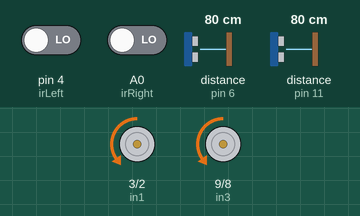
Recording of a sketch running on a simulated Arduino Uno, built with avr-gcc and run on an emulated ATmega328P. Parts: motor-driver pin pairs drawn as motors (green arrow = first pin HIGH = forward, orange = second pin HIGH = backward, longer = more drive, scaled by the enable pin). Wiring (inferred from the names in the program): 2 × ultrasonic range finder: trigger pin 7, echo pin 6 / trigger pin 12, echo pin 11. The test bench sets the inputs (shaded band); at power-on: distance to the obstacle (sensors on pin 6, pin 11) 80 cm, pin 4 (irLeft) LOW, A0 (irRight) LOW. The echo pulse lasts 58.3 µs per cm; what the sketch prints to the serial monitor is not drawn. At 9.7 s the program stops and its outputs stay as they are.

Above: at 1.2 s.
1.3 s: distance to the obstacle (sensor on pin 6) set to 26 cm
2.8 s: distance to the obstacle (sensor on pin 6) set to 19 cm
At 5.1 s:
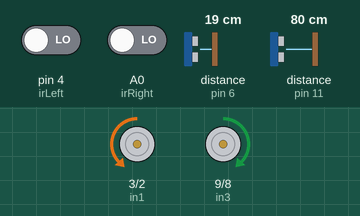
At 10.7 s:
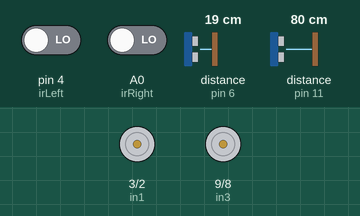
Timing chart, 0 to 11.2 s (numbered marks = the images above; inputs shaded):
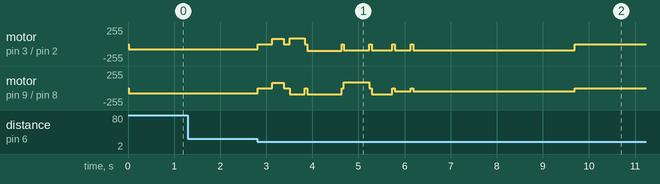

Measured:
- the behaviour switches between 23 and 22 cm on distance to the obstacle (sensor on pin 6) (found by bisection; images 0 and 1)
- after the input at 1.3 s, every drawn part: stays the same

The sketch:

obstacle_avoidance.ino
```cpp
// ==================================================
// Standalone First-Obstacle Avoidance
// ==================================================
//
// This program isolates the first-obstacle avoidance
// logic from the final integrated robot program.
//
// HIGH = black detected by IR sensor
// LOW  = white detected by IR sensor
//
// The robot normally moves forward for demonstration.
// After detecting and confirming an obstacle, it:
// 1. Reverses
// 2. Selects an adaptive left pivot
// 3. Moves beside the obstacle
// 4. Turns back toward the track
// 5. Uses the IR sensors to recover the black line
// ==================================================


// ==================================================
// Motor pins
// ==================================================

const int enA = 5;
const int in1 = 3;
const int in2 = 2;

const int enB = 10;
const int in3 = 9;
const int in4 = 8;


// ==================================================
// IR sensor pins
// HIGH = BLACK, LOW = WHITE
// ==================================================

const int irLeft  = 4;
const int irRight = A0;


// ==================================================
// Ultrasonic sensor pins
// ==================================================

const int trigLeft  = 12;
const int echoLeft  = 11;

const int trigRight = 7;
const int echoRight = 6;

const unsigned long ULTRASONIC_TIMEOUT_US = 7000;


// ==================================================
// Obstacle detection values
// ==================================================

const int OBSTACLE_TRIGGER_CM = 21;

const int OBSTACLE_CONFIRM_COUNT = 3;
const int OBSTACLE_REQUIRED_CLOSE_READINGS = 2;
const int OBSTACLE_CONFIRM_DELAY_MS = 20;

const unsigned long POST_RECOVERY_IGNORE_OBSTACLE_MS = 2500;

unsigned long ignoreObstacleUntil = 0;


// ==================================================
// Demonstration movement
// ==================================================

// Used only while testing this standalone module.
// The integrated program uses line following instead.
const int TEST_FORWARD_SPEED = 80;


// ==================================================
// First-obstacle avoidance values
// ==================================================

const int AVOID_SPEED = 85;
const int AVOID_TURN_SPEED = 90;
const int BACKUP_SPEED = 80;

const int BACKUP_MS = 250;

// Three possible adaptive left turns
const int AVOID_LEFT_TURN_MS_ALIGNED = 350;
const int AVOID_LEFT_TURN_MS_RIGHT_SIDE_CLOSER = 320;
const int AVOID_LEFT_TURN_MS_LEFT_SIDE_CLOSER = 380;

// Minimum ultrasonic difference used to identify tilt
const int TILT_DIFF_CM = 4;

const int AVOID_SIDE_FORWARD_MS = 750;
const int AVOID_RIGHT_TURN_MS = 550;

const int AFTER_RIGHT_FORWARD_SPEED = 80;
const int AFTER_RIGHT_FORWARD_MS = 450;

const int SOFT_RIGHT_LEFT_SPEED = 90;
const int SOFT_RIGHT_RIGHT_SPEED = 45;
const int SOFT_RIGHT_MS = 350;


// ==================================================
// Line-recovery values
// ==================================================

const unsigned long LINE_RECOVERY_TIMEOUT_MS = 1000;

const int RECOVERY_LEFT_SPEED = 66;
const int RECOVERY_RIGHT_SPEED = 50;

const int RECOVERY_CHECK_DELAY_MS = 5;

// false: either sensor may confirm the line
// true: both sensors must detect black
const bool RECOVER_REQUIRE_BOTH_IR_BLACK = false;

const unsigned long FORCE_RIGHT_TIMEOUT_MS = 2500;

const int FORCE_RIGHT_LEFT_SPEED = 90;
const int FORCE_RIGHT_RIGHT_SPEED = 40;


// ==================================================
// Setup
// ==================================================

void setup() {
  Serial.begin(9600);

  pinMode(enA, OUTPUT);
  pinMode(in1, OUTPUT);
  pinMode(in2, OUTPUT);

  pinMode(enB, OUTPUT);
  pinMode(in3, OUTPUT);
  pinMode(in4, OUTPUT);

  pinMode(irLeft, INPUT);
  pinMode(irRight, INPUT);

  pinMode(trigLeft, OUTPUT);
  pinMode(echoLeft, INPUT);

  pinMode(trigRight, OUTPUT);
  pinMode(echoRight, INPUT);

  stopMotors();

  Serial.println("Standalone obstacle-avoidance program started");
}


// ==================================================
// Main loop
// ==================================================

void loop() {
  // Ignore ultrasonic detection briefly after recovery
  // so the same obstacle is not detected again.
  if (millis() < ignoreObstacleUntil) {
    setMotorSpeed(TEST_FORWARD_SPEED, TEST_FORWARD_SPEED);
    return;
  }

  long frontDistance = readFrontDistanceCM();

  if (
    frontDistance > 0 &&
    frontDistance <= OBSTACLE_TRIGGER_CM
  ) {
    Serial.print("Initial close reading: ");
    Serial.print(frontDistance);
    Serial.println(" cm");

    stopMotors();
    delay(50);

    if (obstacleConfirmedWhileStopped()) {
      Serial.println("Obstacle confirmed");
      Serial.println("Starting avoidance sequence");

      bool recovered = avoidObstacle();

      if (recovered) {
        Serial.println("Obstacle avoided and line recovered");

        ignoreObstacleUntil =
          millis() + POST_RECOVERY_IGNORE_OBSTACLE_MS;
      }
      else {
        Serial.println("Avoidance stopped: line not recovered");
        stopMotors();

        // Keep the robot stopped after failed recovery.
        while (true) {
          stopMotors();
        }
      }

      return;
    }

    Serial.println("False obstacle reading");
  }

  // Standalone demonstration movement.
  // In the final integrated code, runLineFollower()
  // replaces this command.
  setMotorSpeed(TEST_FORWARD_SPEED, TEST_FORWARD_SPEED);
}


// ==================================================
// Confirm obstacle while stopped
// ==================================================

bool obstacleConfirmedWhileStopped() {
  int closeReadings = 0;

  for (
    int i = 1;
    i <= OBSTACLE_CONFIRM_COUNT;
    i++
  ) {
    long distanceCm = readFrontDistanceCM();

    Serial.print("Confirmation reading ");
    Serial.print(i);
    Serial.print(": ");
    Serial.print(distanceCm);
    Serial.println(" cm");

    if (
      distanceCm > 0 &&
      distanceCm <= OBSTACLE_TRIGGER_CM
    ) {
      closeReadings++;
    }

    delay(OBSTACLE_CONFIRM_DELAY_MS);
  }

  Serial.print("Confirmed close readings: ");
  Serial.println(closeReadings);

  return (
    closeReadings >=
    OBSTACLE_REQUIRED_CLOSE_READINGS
  );
}


// ==================================================
// Ultrasonic functions
// ==================================================

long readFrontDistanceCM() {
  long leftDistance =
    readDistanceCM(trigLeft, echoLeft);

  delay(5);

  long rightDistance =
    readDistanceCM(trigRight, echoRight);

  if (
    leftDistance <= 0 &&
    rightDistance <= 0
  ) {
    return -1;
  }

  if (leftDistance <= 0) {
    return rightDistance;
  }

  if (rightDistance <= 0) {
    return leftDistance;
  }

  // React to whichever sensor sees the closer object.
  return min(leftDistance, rightDistance);
}


long readDistanceCM(
  int trigPin,
  int echoPin
) {
  digitalWrite(trigPin, LOW);
  delayMicroseconds(2);

  digitalWrite(trigPin, HIGH);
  delayMicroseconds(10);

  digitalWrite(trigPin, LOW);

  long duration = pulseIn(
    echoPin,
    HIGH,
    ULTRASONIC_TIMEOUT_US
  );

  if (duration == 0) {
    return -1;
  }

  return duration * 0.0343 / 2;
}


// ==================================================
// Select adaptive left-turn duration
// ==================================================

int chooseLeftTurnTime() {
  long leftDistance =
    readDistanceCM(trigLeft, echoLeft);

  delay(5);

  long rightDistance =
    readDistanceCM(trigRight, echoRight);

  Serial.print("Tilt check — left: ");
  Serial.print(leftDistance);
  Serial.print(" cm, right: ");
  Serial.print(rightDistance);
  Serial.println(" cm");

  // Use the normal turn when either reading is invalid.
  if (
    leftDistance <= 0 ||
    rightDistance <= 0
  ) {
    Serial.println("Tilt unknown: normal left turn");

    return AVOID_LEFT_TURN_MS_ALIGNED;
  }

  // Right ultrasonic sensor is at least 4 cm closer.
  // The robot requires a smaller left pivot.
  if (
    rightDistance + TILT_DIFF_CM <=
    leftDistance
  ) {
    Serial.println("Right side closer: smaller left turn");

    return
      AVOID_LEFT_TURN_MS_RIGHT_SIDE_CLOSER;
  }

  // Left ultrasonic sensor is at least 4 cm closer.
  // The robot requires a larger left pivot.
  if (
    leftDistance + TILT_DIFF_CM <=
    rightDistance
  ) {
    Serial.println("Left side closer: larger left turn");

    return
      AVOID_LEFT_TURN_MS_LEFT_SIDE_CLOSER;
  }

  // Difference is smaller than 4 cm.
  Serial.println("Obstacle approximately aligned");

  return AVOID_LEFT_TURN_MS_ALIGNED;
}


// ==================================================
// Complete first-obstacle avoidance sequence
// ==================================================

bool avoidObstacle() {
  stopMotors();
  delay(150);

  // ------------------------------------------------
  // Step 1: Reverse to create turning space
  // ------------------------------------------------

  Serial.println("Step 1: Reverse");

  moveBackwardTimed(
    BACKUP_SPEED,
    BACKUP_MS
  );

  // ------------------------------------------------
  // Step 2: Adaptive left pivot
  // ------------------------------------------------

  Serial.println("Step 2: Adaptive left pivot");

  int chosenLeftTurnTime =
    chooseLeftTurnTime();

  Serial.print("Selected pivot duration: ");
  Serial.print(chosenLeftTurnTime);
  Serial.println(" ms");

  pivotLeftTimed(
    AVOID_TURN_SPEED,
    chosenLeftTurnTime
  );

  // ------------------------------------------------
  // Step 3: Move forward beside the obstacle
  // ------------------------------------------------

  Serial.println("Step 3: Move beside obstacle");

  moveForwardTimed(
    AVOID_SPEED,
    AVOID_SIDE_FORWARD_MS
  );

  // ------------------------------------------------
  // Step 4: Pivot right toward the track
  // The IR sensors are checked continuously.
  // ------------------------------------------------

  Serial.println("Step 4: Right pivot with IR checking");

  bool foundLine =
    pivotRightTimedStopOnLine(
      AVOID_TURN_SPEED,
      AVOID_RIGHT_TURN_MS
    );

  // ------------------------------------------------
  // Step 5: Forward clearance with IR checking
  // ------------------------------------------------

  if (!foundLine) {
    Serial.println("Step 5: Forward line search");

    foundLine =
      moveForwardTimedStopOnLine(
        AFTER_RIGHT_FORWARD_SPEED,
        AFTER_RIGHT_FORWARD_SPEED,
        AFTER_RIGHT_FORWARD_MS
      );
  }

  // ------------------------------------------------
  // Step 6: Soft-right curve with IR checking
  // ------------------------------------------------

  if (!foundLine) {
    Serial.println("Step 6: Soft-right line search");

    foundLine =
      moveForwardTimedStopOnLine(
        SOFT_RIGHT_LEFT_SPEED,
        SOFT_RIGHT_RIGHT_SPEED,
        SOFT_RIGHT_MS
      );
  }

  // ------------------------------------------------
  // Step 7: Gentle right recovery
  // ------------------------------------------------

  if (!foundLine) {
    Serial.println("Step 7: Gentle recovery");

    foundLine = gentleRecoverLine();
  }

  // ------------------------------------------------
  // Step 8: Forced right recovery
  // ------------------------------------------------

  if (!foundLine) {
    Serial.println("Step 8: Forced-right recovery");

    foundLine = forceRightFindLine();
  }

  stopMotors();

  return foundLine;
}


// ==================================================
// IR line-detection functions
// ==================================================

bool lineDetectedNow() {
  int leftValue = digitalRead(irLeft);
  int rightValue = digitalRead(irRight);

  return lineFoundForRecovery(
    leftValue,
    rightValue
  );
}


bool lineFoundForRecovery(
  int leftValue,
  int rightValue
) {
  if (RECOVER_REQUIRE_BOTH_IR_BLACK) {
    return (
      leftValue == HIGH &&
      rightValue == HIGH
    );
  }

  return (
    leftValue == HIGH ||
    rightValue == HIGH
  );
}


// ==================================================
// Gentle line recovery
// ==================================================

bool gentleRecoverLine() {
  unsigned long startTime = millis();

  while (
    millis() - startTime <
    LINE_RECOVERY_TIMEOUT_MS
  ) {
    if (lineDetectedNow()) {
      stopMotors();
      delay(100);

      return true;
    }

    setMotorSpeed(
      RECOVERY_LEFT_SPEED,
      RECOVERY_RIGHT_SPEED
    );

    delay(RECOVERY_CHECK_DELAY_MS);
  }

  stopMotors();

  return false;
}


// ==================================================
// Forced-right line recovery
// ==================================================

bool forceRightFindLine() {
  unsigned long startTime = millis();

  setMotorSpeed(
    FORCE_RIGHT_LEFT_SPEED,
    FORCE_RIGHT_RIGHT_SPEED
  );

  while (
    millis() - startTime <
    FORCE_RIGHT_TIMEOUT_MS
  ) {
    if (lineDetectedNow()) {
      stopMotors();
      delay(100);

      return true;
    }

    delay(RECOVERY_CHECK_DELAY_MS);
  }

  stopMotors();

  return false;
}


// ==================================================
// Movement with continuous IR checking
// ==================================================

bool moveForwardTimedStopOnLine(
  int leftSpeed,
  int rightSpeed,
  int durationMs
) {
  unsigned long startTime = millis();

  setMotorSpeed(
    leftSpeed,
    rightSpeed
  );

  while (
    millis() - startTime <
    durationMs
  ) {
    if (lineDetectedNow()) {
      stopMotors();
      delay(100);

      return true;
    }

    delay(RECOVERY_CHECK_DELAY_MS);
  }

  stopMotors();
  delay(50);

  return false;
}


bool pivotRightTimedStopOnLine(
  int speedValue,
  int durationMs
) {
  unsigned long startTime = millis();

  setMotorSpeed(
    speedValue,
    -speedValue
  );

  while (
    millis() - startTime <
    durationMs
  ) {
    if (lineDetectedNow()) {
      stopMotors();
      delay(100);

      return true;
    }

    delay(RECOVERY_CHECK_DELAY_MS);
  }

  stopMotors();
  delay(50);

  return false;
}


// ==================================================
// Timed movement helpers
// ==================================================

void moveForwardTimed(
  int speedValue,
  int durationMs
) {
  // Small compensation used in the final code.
  setMotorSpeed(
    speedValue * 1.2,
    speedValue
  );

  delay(durationMs);

  stopMotors();
  delay(50);
}


void moveBackwardTimed(
  int speedValue,
  int durationMs
) {
  setMotorSpeed(
    -speedValue,
    -speedValue
  );

  delay(durationMs);

  stopMotors();
  delay(50);
}


void pivotLeftTimed(
  int speedValue,
  int durationMs
) {
  setMotorSpeed(
    -speedValue,
    speedValue
  );

  delay(durationMs);

  stopMotors();
  delay(50);
}


// ==================================================
// Motor control
// ==================================================

void setMotorSpeed(
  int leftSpeed,
  int rightSpeed
) {
  leftSpeed = constrain(
    leftSpeed,
    -255,
    255
  );

  rightSpeed = constrain(
    rightSpeed,
    -255,
    255
  );

  // Left motor direction
  if (leftSpeed > 0) {
    digitalWrite(in1, LOW);
    digitalWrite(in2, HIGH);
  }
  else if (leftSpeed < 0) {
    digitalWrite(in1, HIGH);
    digitalWrite(in2, LOW);
  }
  else {
    digitalWrite(in1, LOW);
    digitalWrite(in2, LOW);
  }

  // Right motor direction
  if (rightSpeed > 0) {
    digitalWrite(in3, LOW);
    digitalWrite(in4, HIGH);
  }
  else if (rightSpeed < 0) {
    digitalWrite(in3, HIGH);
    digitalWrite(in4, LOW);
  }
  else {
    digitalWrite(in3, LOW);
    digitalWrite(in4, LOW);
  }

  analogWrite(enA, abs(leftSpeed));
  analogWrite(enB, abs(rightSpeed));
}


// ==================================================
// Stop motors
// ==================================================

void stopMotors() {
  analogWrite(enA, 0);
  analogWrite(enB, 0);

  digitalWrite(in1, LOW);
  digitalWrite(in2, LOW);

  digitalWrite(in3, LOW);
  digitalWrite(in4, LOW);
}
```
